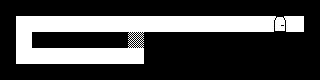

A level layout from a 2D game, rendered from its tile map. Below: a short description, then the map file with its tile-grid data intact:
An orthogonal 20x5 tile map with 16x16 px tiles, 1 tile layer (Ground) and 6 objects (3x Message, 2x Rock, PlayerStartingPosition).

<map version="1.0" orientation="orthogonal" width="20" height="5" tilewidth="16" tileheight="16">
 <properties>
  <property name="gravity" value="10" />
  <property name="nextMap" value="map1.tmx" />
 </properties>
 <tileset firstgid="1" name="Tileset" tilewidth="16" tileheight="16">
  <image source="../assets/tiles.png" width="32" height="48" />
  <tile id="0">
   <properties>
    <property name="blastable" value="0" />
    <property name="name" value="Wall" />
    <property name="obstacle" value="1" />
   </properties>
  </tile>
  <tile id="1">
   <properties>
    <property name="blastable" value="0" />
    <property name="name" value="Floor" />
    <property name="obstacle" value="0" />
   </properties>
  </tile>
  <tile id="2">
   <properties>
    <property name="blastTo" value="Floor" />
    <property name="blastable" value="1" />
    <property name="name" value="BlastableWall" />
    <property name="obstacle" value="1" />
   </properties>
  </tile>
  <tile id="3">
   <properties>
    <property name="name" value="Door" />
    <property name="obstacle" value="0" />
   </properties>
  </tile>
 </tileset>
 <layer name="Ground" width="20" height="5">
  <data encoding="csv">
1,1,1,1,1,1,1,1,1,1,1,1,1,1,1,1,1,1,1,1,
1,2,2,2,2,2,2,2,2,2,2,2,2,2,2,2,2,4,2,1,
1,2,1,1,1,1,1,1,3,1,1,1,1,1,1,1,1,1,1,1,
1,2,2,2,2,2,2,2,2,1,1,1,1,1,1,1,1,1,1,1,
1,1,1,1,1,1,1,1,1,1,1,1,1,1,1,1,1,1,1,1
</data>
 </layer>
 <objectgroup name="Objects" width="20" height="5">
  <object name="Player" type="PlayerStartingPosition" x="16" y="48" width="16" height="16">
   <properties>
    <property name="number" value="0" />
   </properties>
  </object>
  <object type="Rock" x="128" y="16" width="16" height="16">
   <properties>
    <property name="gravityAffected" value="1" />
   </properties>
   <ellipse />
  </object>
  <object name="Message" type="Message" x="144" y="32" width="16" height="16">
   <properties>
    <property name="message" value="Rocks fall down according to gravity" />
   </properties>
  </object>
  <object name="Message2" type="Message" x="128" y="64" width="16" height="16">
   <properties>
    <property name="message" value=" ^ Bomb here" />
   </properties>
  </object>
  <object name="Message3" type="Message" x="144" y="48" width="16" height="16">
   <properties>
    <property name="message" value="Press r to reset" />
   </properties>
  </object>
  <object type="Rock" x="160" y="16" width="16" height="16">
   <properties>
    <property name="gravityAffected" value="1" />
   </properties>
   <ellipse />
  </object>
 </objectgroup>
</map>